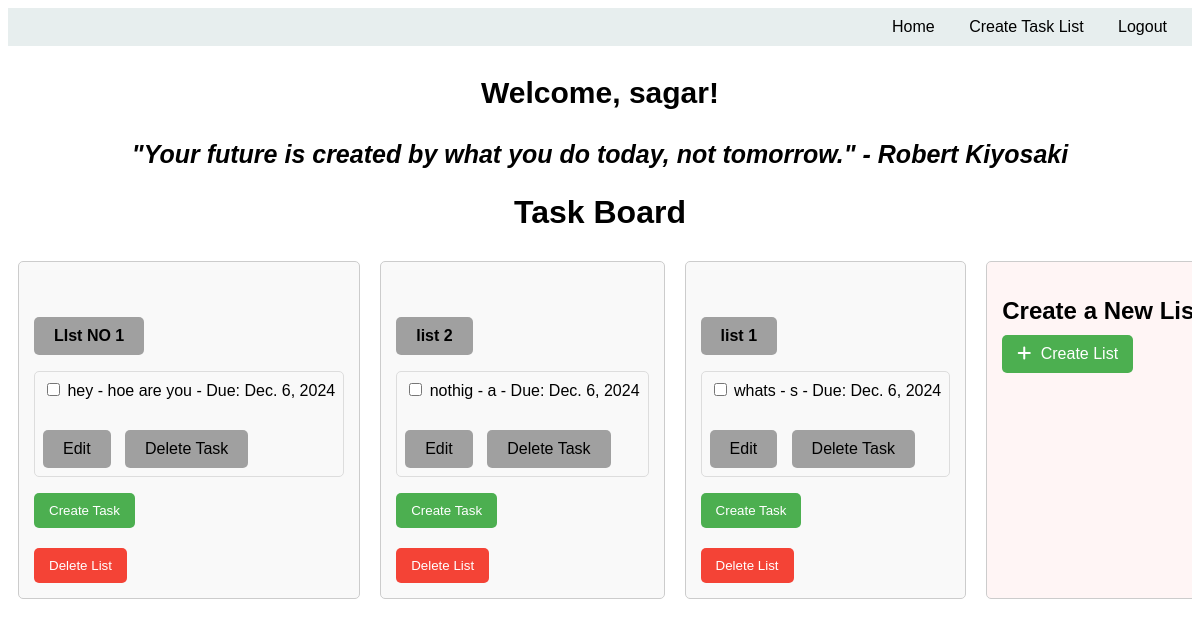
The app's page /task-list/ (signed in) with its own data.
### Task/models.py (models this page shows, shortened)
class TaskList(models.Model):
    name = models.CharField(max_length=255)
    user = models.ForeignKey(User,on_delete=models.CASCADE, null=True, blank=True)

class Task(models.Model):
    title = models.CharField(max_length=255)
    description = models.TextField()
    due_date = models.DateField()
    completed = models.BooleanField(default=False)
    task_list = models.ForeignKey(TaskList, on_delete=models.CASCADE)

### Task/views.py (the view)
# urls.py: path('task-list/', task_list, name='task_list'),
@login_required(login_url='login')
def task_list(request):
    task_lists = TaskList.objects.filter(user=request.user)
    tasks = Task.objects.filter(task_list__in=task_lists)
    return render(request, 'task.html', {'task_lists': task_lists, 'tasks': tasks})

### templates/task.html (shortened to what this page needs)
<!DOCTYPE html>
{% load static %}
<html lang="en">
<head>
    <link rel="stylesheet" href="{% static 'tasks.css' %}">
    <link rel="stylesheet" href="https://unpkg.com/@shopify/draggable/lib/draggable.bundle.legacy.css">
    <link rel="stylesheet" href="https://cdnjs.cloudflare.com/ajax/libs/font-awesome/6.0.0/css/all.min.css">
</head>
<body>
    <nav>
        <a href="{% url 'Homepage' %}">Home</a>
        <a href="{% url 'create_task_list' %}">Create Task List</a>
        {% if request.user.is_authenticated %}
            <a href="{% url 'logout' %}" class="logout-button">Logout</a>
        {% else %}
            <a href="{% url 'login' %}" class="login-button">Login</a>
        {% endif %}
    </nav>
    <div>
        {% if request.user.is_authenticated %}
            <p class="welcome">Welcome, {{ request.user.username }}!</p>
        {% else %}
            <p>Please log in to access your tasks.</p>
        {% endif %}
    </div>
    <div>
        <p class="first">"Your future is created by what you do today, not tomorrow." - Robert Kiyosaki</p>
    </div>
    <h1 class="Head1">Task Board</h1>
    <div class="task-list-container">
        {% if task_lists %}
            {% for task_list in task_lists %}
                <div class="task-list-box">
                    <h2><a href="{% url 'task_detail' task_list.id %}">{{ task_list.name }}</a></h2>
                    {% if tasks %}
                        <ul>
                            {% for task in tasks %}
                                {% if task.task_list == task_list %}
                                    <li draggable="true" data-task-id="{{ task.id }}">
                                        <input type="checkbox" id="task{{ task.id }}" name="completed" {% if task.completed %}checked{% endif %}>
                                        <label for="task{{ task.id }}">
                                            {{ task.title }} - {{ task.description }} - Due: {{ task.due_date }}
                                        </label>
                                        <div class="action-buttons">
                                            <a href="{% url 'edit_task' task_list.id task.id %}">Edit</a>
                                            <a href="{% url 'delete_task' task_list.id task.id %}">Delete Task</a>
                                        </div>
                                    </li>
                                {% endif %}
                            {% endfor %}
                        </ul>
                    {% else %}
                        <p>No tasks in this list.</p>
                    {% endif %}
                    <form method="post" action="{% url 'create_task' task_list.id %}" class="create-task-form">
                        <button type="submit">Create Task</button>
                    </form>
                    <form method="post" action="{% url 'delete_task_list' task_list.id %}" class="delete-list-form">
                        <button type="submit">Delete List</button>
                    </form>
                </div>
            {% endfor %}
        {% else %}
            <p>No task lists available.</p>
        {% endif %}
        <div class="task-list-box create-list-box">
            <h2>Create a New List</h2>
            <form method="post" action="{% url 'create_task_list' %}">
                <button type="submit" class="create-list-button">
                    <i class="fas fa-plus"></i> Create List
                </button>
            </form>
        </div>
    </div>
</body>
</html>

### static/Tasks.css (style rules this page uses)
body { font-family: 'Arial', sans-serif; background-image: url(https://dolphinint.com.my/wp-content/uploads/2022/12/banner-1.jpg); }
.task-list-container { display: flex; overflow-x: auto; }
.task-list-box { flex: 0 0 auto; margin: 10px; padding: 15px; border: 1px solid #ccc; border-radius: 5px; background-color: #f9f9f9; }
.task-list-box h2 { margin-bottom: 10px; }
.task-list-box ul { list-style-type: none; padding: 0; }
.task-list-box li { margin-bottom: 8px; }
.task-list-box a { align-items: center; color: #000000; text-decoration: none; }
.task-list-box.create-list-box { background-color: #fff5f5; }
.task-list-box .action-buttons { margin-top: 10px; }
.task-list-box .action-buttons a { margin-right: 10px; color: #000000; text-decoration: none; }
.task-list-box li { margin-bottom: 8px; border: 1px solid #ddd; padding: 8px; border-radius: 5px; }
div a { display: inline-block; padding: 10px 20px; margin-top: 20px; background-color: #0000005b; color: #fff; text-decoration: none; font-size: 16px; border-radius: 5px; transition: background-color 0.3s ease; }
nav { background-color: #6f97972a; color: rgb(0, 0, 0); padding: 10px; text-align: end; }
nav a { color: rgb(0, 0, 0); text-decoration: none; margin: 0 15px; }
.Head1 { text-align: center; }
h1 { margin-bottom: 20px; }
.welcome { text-align: center; font-weight: bold; font-size: 30px; }
.first { text-align: center; font-weight: bold; font-size: 25px; font-style: italic; }
form.create-task-form button { background-color: #4CAF50; color: white; padding: 10px 15px; border: none; border-radius: 5px; cursor: pointer; }
form.create-task-form { margin-bottom: 20px; }
form.delete-list-form button { background-color: #f44336; color: white; padding: 10px 15px; border: none; border-radius: 5px; cursor: pointer; }
.create-list-button { background-color: #4CAF50; color: #fff; padding: 10px 15px; border: none; border-radius: 5px; cursor: pointer; font-size: 16px; transition: background-color 0.3s; }
.create-list-button i { margin-right: 5px; }

### records on screen
TaskList: name "LIst NO 1"
Task: title "hey", description "hoe are you", due_date "Dec. 6, 2024"
TaskList: name "list 2"
Task: title "nothig", description "a", due_date "Dec. 6, 2024"
TaskList: name "list 1"
Task: title "whats", description "s", due_date "Dec. 6, 2024"

### other values on screen
{{ request.user.username }} "sagar"
